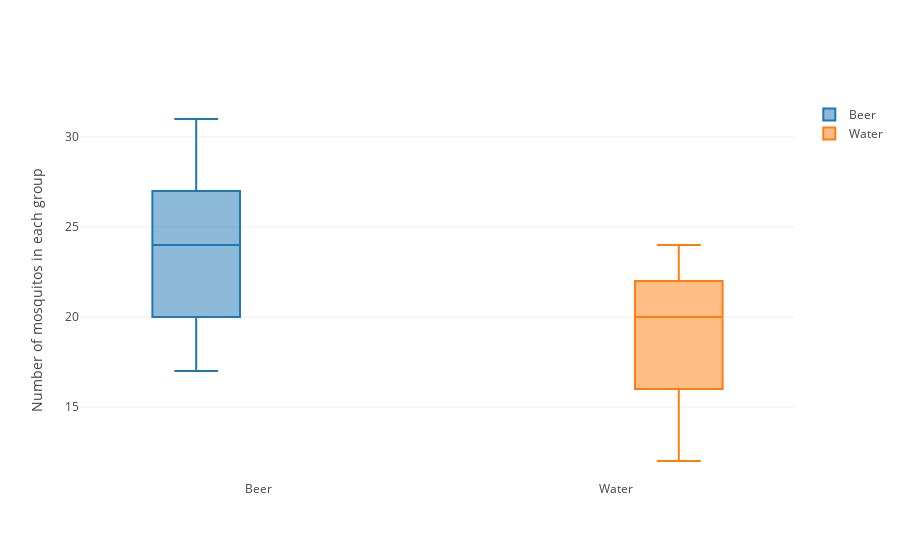

Notebook cell for this chart:
### Code cell
trace0 = go.Box(
    x=df_beer["Treatment"],
    y=df_beer["Response"],
    name='Beer'
)

trace1 = go.Box(
    x=df_water['Treatment'],
    y=df_water['Response'],
    name='Water'
)
    
data = [trace0, trace1]

layout = go.Layout(
    yaxis=dict(
        title='Number of mosquitos in each group'
    ),
    boxmode='group'
)
fig = go.Figure(data=data, layout=layout)

py.iplot(fig, filename='mosquitos-beer-water')

### Figure 1 — Plotly figure (JSON) as saved in the notebook; plotly's stock layout.template omitted (floating-point values rounded to 4 significant figures)
{"data": [{"name": "Beer", "type": "box", "uid": "63ac8714-bfa5-11e8-bf10-b3cf2681d539", "x": ["Beer", "Beer", "Beer", "Beer", "Beer", "Beer", "Beer", "Beer", "Beer", "Beer", "Beer", "Beer", "Beer", "Beer", "Beer", "Beer", "Beer", "Beer", "Beer", "Beer", "Beer", "Beer", "Beer", "Beer", "Beer"], "y": [27, 20, 21, 26, 27, 31, 24, 21, 20, 19, 23, 24, 28, 19, 24, 29, 18, 20, 17, 31, 20, 25, 28, 21, 27]}, {"name": "Water", "type": "box", "uid": "63ac899e-bfa5-11e8-bf10-b3cf2681d539", "x": ["Water", "Water", "Water", "Water", "Water", "Water", "Water", "Water", "Water", "Water", "Water", "Water", "Water", "Water", "Water", "Water", "Water", "Water"], "y": [21, 22, 15, 12, 21, 16, 19, 15, 22, 24, 19, 23, 13, 22, 20, 24, 18, 20]}], "layout": {"boxmode": "group", "yaxis": {"title": "Number of mosquitos in each group"}}}
